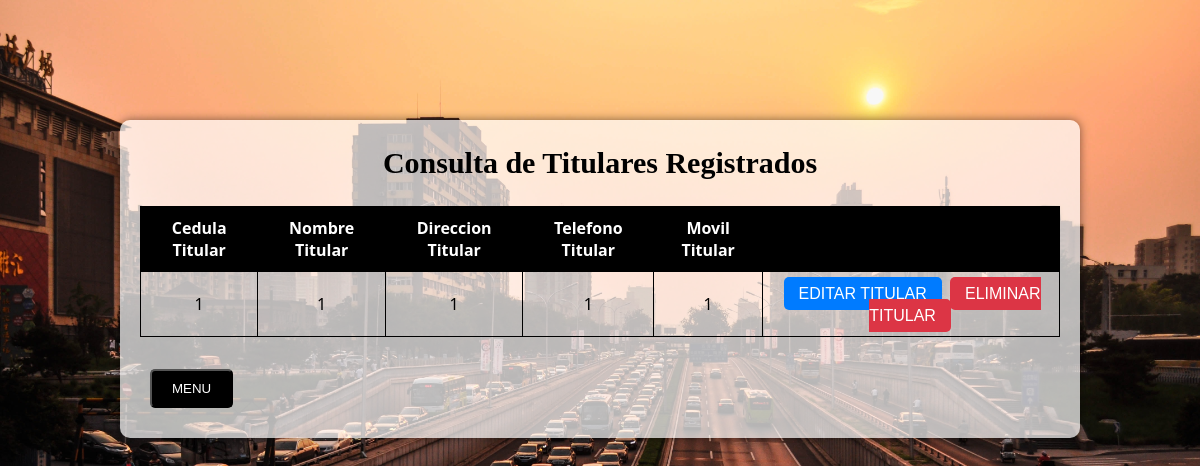
Screenshot of /Crud_titular/consulta.php?cedula_titular=1 with the database file from the repository.
### tables this page shows
CREATE TABLE `titular` (
  `cedula_titular` int(12) NOT NULL,
  `nombre_titular` varchar(25) NOT NULL,
  `direccion_titular` varchar(50) NOT NULL,
  `telefono_titular` varchar(14) NOT NULL,
  `movil_titular` varchar(14) NOT NULL
);

### Crud_titular/consulta.php (the view, shortened to what this page needs)
<?php
$conect = connection();
$cedula = $_GET["cedula_titular"];
$search = "SELECT * FROM titular WHERE cedula_titular='$cedula'";
$peticion = mysqli_query($conect, $search);
?>
<!DOCTYPE html>
<html lang="en">
<head>
	<link href="css/estiloconsultar.css" rel="stylesheet">
</head>
<body>
	<div class="container">
		<h2>Consulta de Titulares Registrados</h2>
		<table>
			<thead>
				<tr>
					<th>Cedula Titular</th>
					<th>Nombre Titular</th>
					<th>Direccion Titular</th>
					<th>Telefono Titular</th>
					<th>Movil Titular</th>
					<th></th>
				</tr>
			</thead>
			<tbody>
				<?php while ($row = mysqli_fetch_array($peticion)): ?>
					<tr>
						<td><?= $row['cedula_titular'] ?></td>
						<td><?= $row['nombre_titular'] ?></td>
						<td><?= $row['direccion_titular'] ?></td>
						<td><?= $row['telefono_titular'] ?></td>
						<td><?= $row['movil_titular'] ?></td>
						<td><a href="actualizar.php?cedula_titular=<?= $row['cedula_titular'] ?>"class="btn edit-btn">Editar Titular</a>
						<a href="delete.php?cedula_titular=<?= $row['cedula_titular'] ?>"class="btn delete-btn">Eliminar Titular</a></td>
					</tr>
				<?php endwhile; ?>
			</tbody>
		</table>
		<br>
		<input type="button" class="menu-button" onclick="window.location.href='index.php';" value="Menu"/>
	</div>
</body>
</html>

### Crud_titular/css/estiloconsultar.css (style rules this page uses)
* { box-sizing: border-box; margin: 0; padding: 0; }
body { font-family: 'Segoe UI', sans-serif; background-image: url('../img/consulta_titular.jpg'); background-size: cover; margin: 0; padding: 0; }
.container { background-color: rgba(255, 255, 255, 0.7); border-radius: 10px; width: 80%; margin: 0 auto; padding: 20px; box-shadow: 0 0 10px rgba(0, 0, 0, 0.5); margin-top: 10%; }
h2 { font-family: Copperplate, "Copperplate Gothic Light", fantasy; font-size: 24px; font-style: normal; font-variant: normal; font-weight: 700; line-height: 26.4px; text-align: center; margin-bottom: 20px; padding: 10px; font-size: 30px; }
table { width: 100%; border-collapse: collapse; }
table, th, td { border: 1px solid #000; }
th, td { padding: 10px; text-align: center; }
th { background-color: #000; color: #fff; }
.btn { border-radius: 5px; padding: 8px 15px; margin: 2px; color: #fff; font-family: sans-serif; text-transform: uppercase; text-align: center; text-decoration: none; }
.edit-btn { background-color: #007bff; }
.delete-btn { background-color: #dc3545; }
.menu-button { border-radius: 5px; padding: 8px 15px; margin: 10px; background-color: #000000; color: #fff; padding: 10px 20px; border-radius: 5px; text-decoration: none; font-family: sans-serif; text-transform: uppercase; text-align: center; display: inline-block; cursor: pointer; }

### rows the page displays
titular: cedula_titular "1", nombre_titular "1", direccion_titular "1", telefono_titular "1", movil_titular "1"
